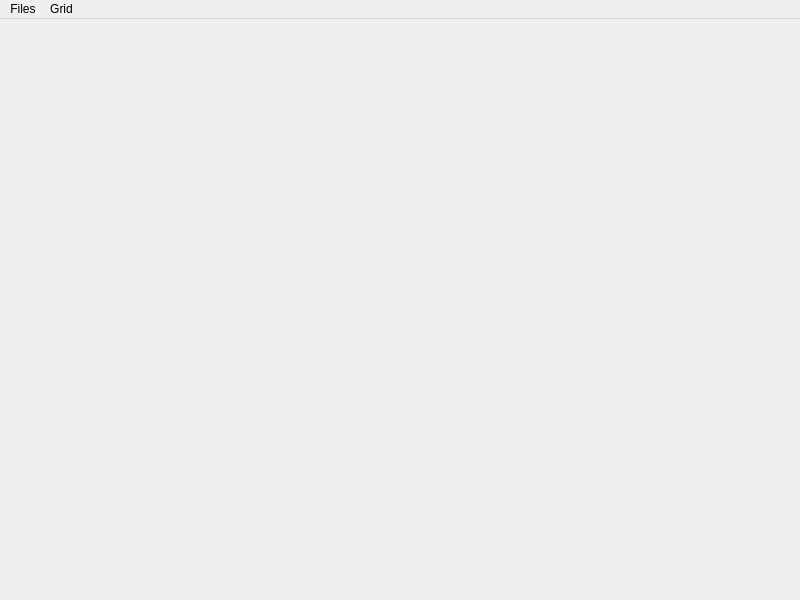
<?xml version="1.0" encoding="UTF-8"?>
<ui version="4.0">
 <class>MainWindow</class>
 <widget class="QMainWindow" name="MainWindow">
  <property name="geometry">
   <rect>
    <x>0</x>
    <y>0</y>
    <width>800</width>
    <height>600</height>
   </rect>
  </property>
  <property name="windowTitle">
   <string>MainWindow</string>
  </property>
  <widget class="QWidget" name="centralwidget">
   <layout class="QGridLayout" name="gridLayout"/>
  </widget>
  <widget class="QMenuBar" name="menuBar">
   <property name="geometry">
    <rect>
     <x>0</x>
     <y>0</y>
     <width>800</width>
     <height>21</height>
    </rect>
   </property>
   <widget class="QMenu" name="menuFiles">
    <property name="title">
     <string>Files</string>
    </property>
   </widget>
   <widget class="QMenu" name="menuGrid">
    <property name="title">
     <string>Grid</string>
    </property>
    <addaction name="action1x1"/>
    <addaction name="action1x2"/>
    <addaction name="action2x1"/>
    <addaction name="action2x2"/>
    <addaction name="action1x3"/>
    <addaction name="action3x1"/>
    <addaction name="action2x3"/>
    <addaction name="action3x2"/>
    <addaction name="action3x3"/>
   </widget>
   <addaction name="menuFiles"/>
   <addaction name="menuGrid"/>
  </widget>
  <action name="action1x1">
   <property name="text">
    <string>1x1</string>
   </property>
  </action>
  <action name="action1x2">
   <property name="text">
    <string>1x2</string>
   </property>
  </action>
  <action name="action2x2">
   <property name="text">
    <string>2x2</string>
   </property>
  </action>
  <action name="action1x3">
   <property name="text">
    <string>1x3</string>
   </property>
  </action>
  <action name="action2x3">
   <property name="text">
    <string>2x3</string>
   </property>
  </action>
  <action name="action3x3">
   <property name="text">
    <string>3x3</string>
   </property>
  </action>
  <action name="action2x1">
   <property name="text">
    <string>2x1</string>
   </property>
  </action>
  <action name="action3x1">
   <property name="text">
    <string>3x1</string>
   </property>
  </action>
  <action name="action3x2">
   <property name="text">
    <string>3x2</string>
   </property>
  </action>
 </widget>
 <resources/>
 <connections/>
</ui>
